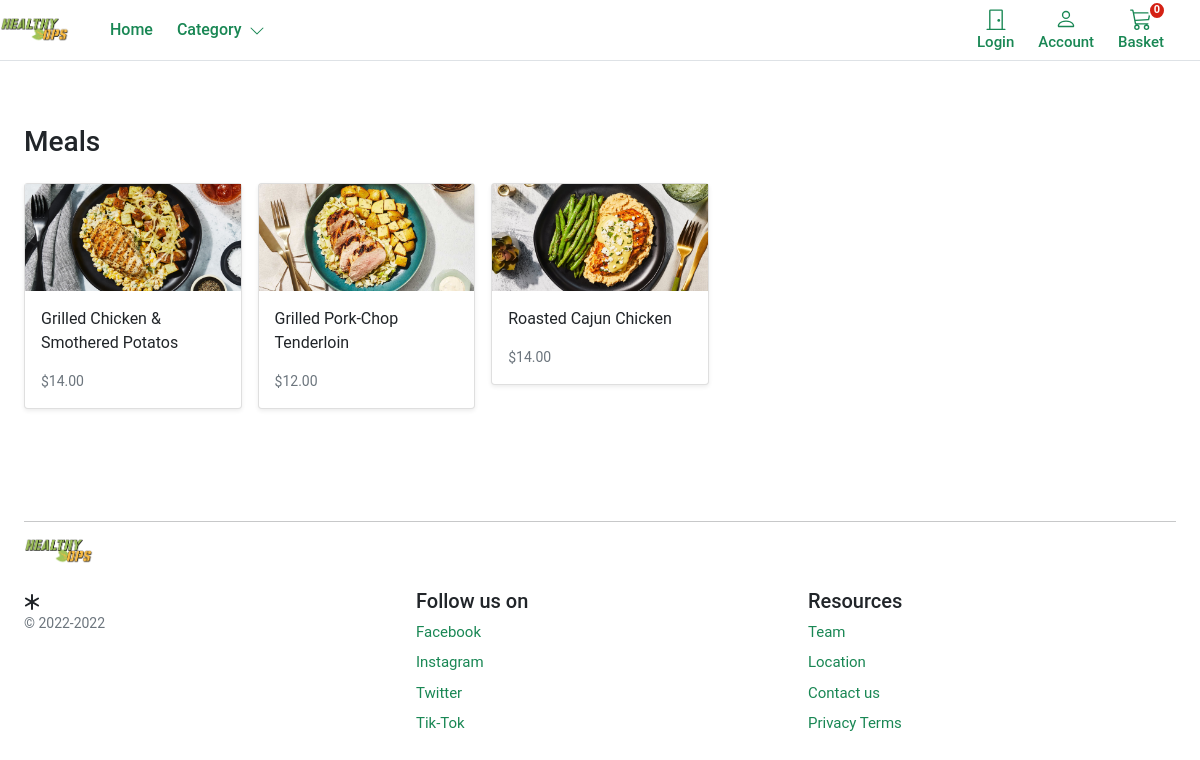
The page /shop/keto/ on the database as committed earlier.
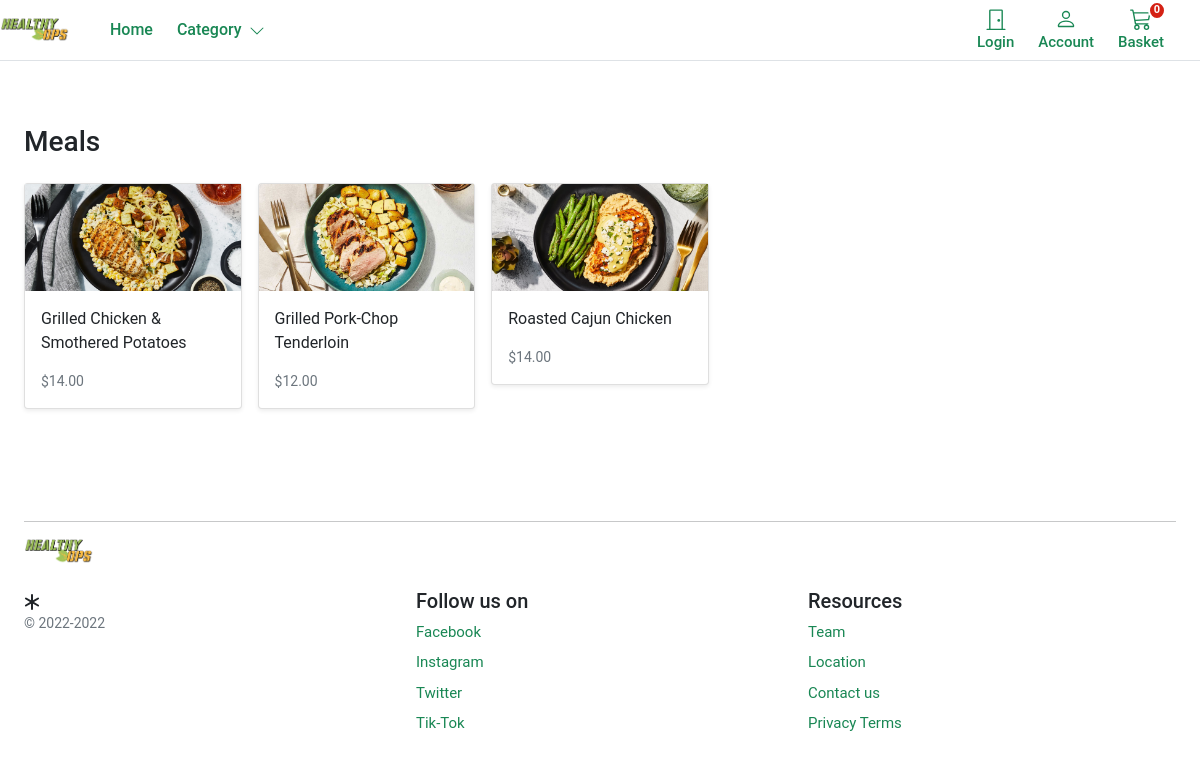
The same page on the database as committed later.
### store/models.py (models this page shows, shortened)
class Product(models.Model):
    category = models.ForeignKey(Category, related_name='product', on_delete=models.CASCADE)
    created_by = models.ForeignKey(settings.AUTH_USER_MODEL, on_delete=models.CASCADE, related_name='product_creator') #who is this product creator record
    title = models.CharField(max_length=255) # title for product
    author = models.CharField(max_length=255, default='admin') #category of sproduct
    description= models.TextField(blank=True) #discription of the product
    image = models.ImageField(upload_to='images/', default = 'images/default.png') #upload img and allow us to upload
    slug = models.SlugField(max_length=255, unique=True) #
    price = models.DecimalField(max_digits=4, decimal_places=2)
    vegan = models.BooleanField(default=True)
    keto= models.BooleanField (default=True)
    lowCarb= models.BooleanField (default=True) #manages stock of product stock or out of stock
    in_stock = models.BooleanField(default=True)
    is_active = models.BooleanField(default=True)
    created = models.DateTimeField(auto_now_add=True)#used when we add a product
    updated = models.DateTimeField(auto_now=True)#used when we update a product and we want record
    objects = models.Manager()
    products = ProductManager()
    class Meta:
        verbose_name_plural = 'Products'#how we want to order products and details
        ordering = ('-created',)
    def get_absolute_url(self):
        return reverse('store:product_detail', args=[self.slug])

### store/views.py (the view)
# urls.py: path('shop/<slug:category_slug>/', views.category_list, name='category_list'), #this is the filte by category ex. keto
def category_list(request, category_slug=None):
    category = get_object_or_404(Category, slug=category_slug)
    products = Product.objects.filter(category=category)
    return render(request, 'store/products/category.html', {'category': category, 'products': products})

### basket/basket.py (called while the page is built)
    def __len__(self):
        return sum(item['qty'] for item in self.basket.values())

### basket/context_processors.py (called while the page is built)
def basket(request):
    return {'basket': Basket(request)}

### store/context_processors.py (called while the page is built)
def categories(request):
    return {
        'categories': Category.objects.all()
    }

### store/models.py (called while the page is built)
    def get_absolute_url(self):
        return reverse('store:category_list', args=[self.slug])

### templates/store/products/category.html (shortened to what this page needs)
{% extends "../base.html" %}
{% load static %}
{% block content %}
<main>
  <div class="container">
    <div class="row">
      <div class="album py-5">
        <div class="pb-3"><h1 class="h3">Meals</h1></div>
        <div class="row row-cols-1 row-cols-sm-2 row-cols-md-5 g-3">
        {% for product in products %}
        <div class="col">
          <div class="card shadow-sm">
          <img class="img-fluid" alt="Responsive image" src="{{ product.image.url }}">
            <div class="card-body">
              <p class="card-text">
                <a class="text-dark text-decoration-none" href="{{ product.get_absolute_url }}">{{ product.title }}</a>
              </p>
              <div class="d-flex justify-content-between align-items-center">
                <small class="text-muted">${{product.price}}</small>
              </div>
            </div>
          </div>
        </div>
        {% endfor %}
      </div>
    </div>
  </div>
</main>
{% endblock %}

### templates/store/base.html (shortened to what this page needs)
{% load static %}
<!DOCTYPE html>
<html>
<head>
    <link href="https://cdn.jsdelivr.net/npm/bootstrap@5.0.0-beta1/dist/css/bootstrap.min.css" rel="stylesheet"
>
    <link rel="stylesheet" href="https://cdnjs.cloudflare.com/ajax/libs/font-awesome/4.7.0/css/font-awesome.min.css">
    <link rel="stylesheet" href="{% static 'core/css/base.css' %}">
    <link rel="stylesheet" href="{% static 'basket/css/basket.css' %}">
</head>
<body>
    <header class="pb-3">
        <nav class="navbar navbar-expand-md navbar-light bg-white border-bottom p-0">
            <img class="logo" src="{% static 'images/healthyops_logo.png' %}" alt="complete logo">
            <div class="container-fluid px-md-4">
                <div class="d-flex w-100 navbar-collapse">
                    <a class="nav-link dropdown-toggle d-none d-md-block fw500 text-success font-weight-bold" href="/">Home
                    </a>
                    <ul class="navbar-nav me-auto mb-2 mb-md-0">
                        <li class="nav-item dropdown">
                            <a class="nav-link dropdown-toggle d-none d-md-block fw500 text-success font-weight-bold" href="#" id="navbarDropdown"
                                role="button" data-bs-toggle="dropdown" aria-expanded="false">
                                Category
                                <i class="ps-1"><svg xmlns="http://www.w3.org/2000/svg" width="16" height="16"
                                        fill="currentColor" class="bi bi-chevron-down" viewBox="0 0 16 16">
                                        <path fill-rule="evenodd"
                                            d="M1.646 4.646a.5.5 0 0 1 .708 0L8 10.293l5.646-5.647a.5.5 0 0 1 .708.708l-6 6a.5.5 0 0 1-.708 0l-6-6a.5.5 0 0 1 0-.708z" />
                                    </svg></i>
                            </a>
                        </li>
                    </ul>
                    {% if user.is_authenticated %}
                    <a type="button" role="button" href="{% url "account:logout" %}"
                        class="btn btn-outline-success border-0 basket-btn">
                        <div>
                            <svg xmlns="http://www.w3.org/2000/svg" width="22" height="22" fill="currentColor"
                                class="bi bi-door-closed" viewBox="0 0 16 16">
                                <path
                                    d="M3 2a1 1 0 0 1 1-1h8a1 1 0 0 1 1 1v13h1.5a.5.5 0 0 1 0 1h-13a.5.5 0 0 1 0-1H3V2zm1 13h8V2H4v13z" />
                                <path d="M9 9a1 1 0 1 0 2 0 1 1 0 0 0-2 0z" />
                            </svg>
                        </div>
                        <span class="fs15 fw500">Logout</span>
                    </a>
                    {% else %}
                    <a type="button" role="button" href="{% url "account:login" %}"
                        class="btn btn-outline-success border-0 basket-btn">
                        <div>
                            <svg xmlns="http://www.w3.org/2000/svg" width="22" height="22" fill="currentColor"
                                class="bi bi-door-closed" viewBox="0 0 16 16">
                                <path
                                    d="M3 2a1 1 0 0 1 1-1h8a1 1 0 0 1 1 1v13h1.5a.5.5 0 0 1 0 1h-13a.5.5 0 0 1 0-1H3V2zm1 13h8V2H4v13z" />
                                <path d="M9 9a1 1 0 1 0 2 0 1 1 0 0 0-2 0z" />
                            </svg>
                        </div>
                        <span class="fs15 fw500">Login</span>
                    </a>
                    {% endif %}
                    <a type="button" role="button" href="{% url "account:dashboard" %}"
                        class="btn btn-outline-success border-0 basket-btn">
                        <div>
                        </div>
                        <span class="fs15 fw500">Account</span>
                    </a>
                    <a type="button" role="button" href="{% url "basket:basket_summary" %}"
                        class="btn btn-outline-success border-0 basket-btn">
                        {% with total_qty=basket|length %}
                        <div id="basket-qty" class="basket-qty">
                            {% if total_qty > 0 %}
                            {{ total_qty }}
                            {% else %}
                            0
                            {% endif %}
                        </div>
                        {% endwith %}
                        <div>
                        </div>
                        <span class="fs15 fw500">Basket</span>
                    </a>
                </div>
            </div>
        </nav>
    </header>
    <div id="content">{% block content %} {% endblock %}</div>
    <footer class="container py-5 footer">
        <hr>
        <img class="logo" src="{% static 'images/healthyops_logo.png' %}" alt="complete logo">
        <div class="row pt-4">
            <div class="col-12 col-md">
                <small class="d-block mb-3 text-muted">&copy; 2022-2022</small>
            </div>
            <div class="col-6 col-md fs15">
                <h5>Follow us on</h5>
                <ul class="list-unstyled">
                    <li><a class="link-success text-decoration-none" href="https://www.facebook.com/">Facebook</a></li>
                    <li><a class="link-success text-decoration-none" href="https://www.instagram.com/accounts/login/">Instagram</a></li>
                    <li><a class="link-success text-decoration-none" href="https://twitter.com/i/flow/login">Twitter</a></li>
                    <li><a class="link-success text-decoration-none" href="https://www.tiktok.com/login">Tik-Tok</a></li>
                </ul>
            </div>
            <div class="col-6 col-md fs15">
                <h5>Resources</h5>
                <ul class="list-unstyled">
                    <li><a class="link-success text-decoration-none" href="https://www.creativefabrica.com/es/product/set-of-kitchen-staff-cartoon/">Team</a></li>
                    <li><a class="link-success text-decoration-none" href="https://www.google.com/maps/place/Colorado/@38.997934,-105.550567,7z/data=!3m1!4b1!4m5!3m4!1s0x874014749b1856b7:0xc75483314990a7ff!8m2!3d39.5500507!4d-105.7820674">Location</a></li>
                    <li><a class="link-success text-decoration-none" href="https://i.redd.it/q91n4jbxmck21.png">Contact us</a></li>
                    <li><a class="link-success text-decoration-none" href="https://app.termly.io/dashboard/website/b5bc2fee-f29f-4e1f-b618-5050ffd1cf68/privacy-policy">Privacy Terms</a></li>
                </ul>
            </div>
        </div>
    </footer>
</body>
</html>

### static/core/css/base.css (style rules this page uses)
@media (min-width: 1000px) { .container { max-width: 1000px; } }
@media (max-width: 1200px) { .container { max-width: 100%; padding:0 24px; } }
.dropdown-toggle::after { display: none; color: green; }
html, body, p, div { letter-spacing: -0.02px; font-family: 'Roboto', sans-serif; }
.fs15 { font-size: 0.9375rem; }
.fw500 { font-weight: 500; }
@media (min-width: 768px) { .logo { width: 49px; } }
@media (min-width: 992px) { .logo { width: 60px; } }
@media (min-width: 1200px) { .logo { width: 70px; } }
.footer > div > div > ul > li { padding-bottom:8px; }

### static/basket/css/basket.css (style rules this page uses)
.basket-qty { color: #fff; background: #d42114; border: 2px solid #fff; border-radius: 50%; text-align: center; font-size: 11px; height: 15px; width: 14px; position: absolute; box-sizing: content-box; font-weight: 600; display: flex; justify-content: center; align-items: center; top: 1px; right: 10px; }
.basket-btn { position: relative; }

Rows that differ between the two databases and show on the page:
removed Product: image (picture), title "Grilled Chicken & Smothered Potatos", price "14.00"
added Product: image (picture), title "Grilled Chicken & Smothered Potatoes", price "14.00"
